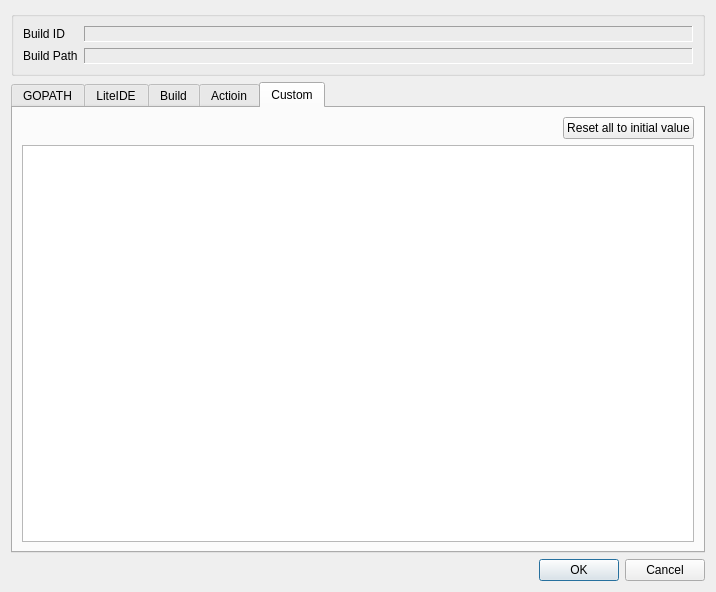
<?xml version="1.0" encoding="UTF-8"?>
<ui version="4.0">
 <class>BuildConfigDialog</class>
 <widget class="QDialog" name="BuildConfigDialog">
  <property name="geometry">
   <rect>
    <x>0</x>
    <y>0</y>
    <width>716</width>
    <height>592</height>
   </rect>
  </property>
  <property name="windowTitle">
   <string>Build Configuration</string>
  </property>
  <layout class="QVBoxLayout" name="verticalLayout_4">
   <item>
    <widget class="QGroupBox" name="groupBox">
     <property name="title">
      <string/>
     </property>
     <layout class="QGridLayout" name="gridLayout">
      <item row="1" column="1">
       <widget class="QLabel" name="buildFileLabel">
        <property name="sizePolicy">
         <sizepolicy hsizetype="Expanding" vsizetype="Preferred">
          <horstretch>0</horstretch>
          <verstretch>0</verstretch>
         </sizepolicy>
        </property>
        <property name="frameShape">
         <enum>QFrame::Panel</enum>
        </property>
        <property name="frameShadow">
         <enum>QFrame::Sunken</enum>
        </property>
        <property name="text">
         <string/>
        </property>
       </widget>
      </item>
      <item row="1" column="0">
       <widget class="QLabel" name="label_3">
        <property name="text">
         <string>Build Path</string>
        </property>
       </widget>
      </item>
      <item row="0" column="1">
       <widget class="QLabel" name="buildIdLabel">
        <property name="sizePolicy">
         <sizepolicy hsizetype="Expanding" vsizetype="Preferred">
          <horstretch>0</horstretch>
          <verstretch>0</verstretch>
         </sizepolicy>
        </property>
        <property name="frameShape">
         <enum>QFrame::Panel</enum>
        </property>
        <property name="frameShadow">
         <enum>QFrame::Sunken</enum>
        </property>
        <property name="text">
         <string/>
        </property>
       </widget>
      </item>
      <item row="0" column="0">
       <widget class="QLabel" name="label">
        <property name="text">
         <string>Build ID</string>
        </property>
       </widget>
      </item>
     </layout>
    </widget>
   </item>
   <item>
    <widget class="QTabWidget" name="tabWidget">
     <property name="currentIndex">
      <number>4</number>
     </property>
     <widget class="QWidget" name="tab_gopath">
      <attribute name="title">
       <string>GOPATH</string>
      </attribute>
      <layout class="QVBoxLayout" name="verticalLayout_6">
       <item>
        <widget class="QGroupBox" name="useCustomGopathGroupBox">
         <property name="title">
          <string>Use Custom GOPATH for Build Path</string>
         </property>
         <property name="checkable">
          <bool>true</bool>
         </property>
         <property name="checked">
          <bool>false</bool>
         </property>
         <layout class="QVBoxLayout" name="verticalLayout_5">
          <item>
           <widget class="QCheckBox" name="inheritSysGopathCheckBox">
            <property name="text">
             <string>Inherit System GOPATH</string>
            </property>
           </widget>
          </item>
          <item>
           <widget class="QPlainTextEdit" name="sysGopathEdit"/>
          </item>
          <item>
           <widget class="QCheckBox" name="inheritLiteGopathCheckBox">
            <property name="text">
             <string>Inherit LiteIDE GOPATH</string>
            </property>
           </widget>
          </item>
          <item>
           <widget class="QPlainTextEdit" name="liteGopathEdit"/>
          </item>
          <item>
           <layout class="QHBoxLayout" name="horizontalLayout">
            <item>
             <widget class="QCheckBox" name="customGopathCheckBox">
              <property name="text">
               <string>Custom GOPATH (one per line)</string>
              </property>
             </widget>
            </item>
            <item>
             <spacer name="horizontalSpacer">
              <property name="orientation">
               <enum>Qt::Horizontal</enum>
              </property>
              <property name="sizeHint" stdset="0">
               <size>
                <width>40</width>
                <height>20</height>
               </size>
              </property>
             </spacer>
            </item>
            <item>
             <widget class="QPushButton" name="customGopathBrowserButton">
              <property name="text">
               <string>Add Directory...</string>
              </property>
             </widget>
            </item>
            <item>
             <widget class="QPushButton" name="customGopathClear">
              <property name="text">
               <string>Clear</string>
              </property>
             </widget>
            </item>
           </layout>
          </item>
          <item>
           <widget class="QPlainTextEdit" name="customGopathEdit"/>
          </item>
         </layout>
        </widget>
       </item>
      </layout>
     </widget>
     <widget class="QWidget" name="tab_liteide">
      <attribute name="title">
       <string>LiteIDE</string>
      </attribute>
      <layout class="QVBoxLayout" name="verticalLayout_3">
       <item>
        <widget class="QTableView" name="liteideTableView"/>
       </item>
      </layout>
     </widget>
     <widget class="QWidget" name="tab_config">
      <attribute name="title">
       <string>Build</string>
      </attribute>
      <layout class="QVBoxLayout" name="verticalLayout_2">
       <item>
        <widget class="QTableView" name="configTableView"/>
       </item>
      </layout>
     </widget>
     <widget class="QWidget" name="tab_action">
      <attribute name="title">
       <string>Actioin</string>
      </attribute>
      <layout class="QVBoxLayout" name="verticalLayout_7">
       <item>
        <widget class="QTableView" name="actionTableView"/>
       </item>
      </layout>
     </widget>
     <widget class="QWidget" name="tab_custom">
      <attribute name="title">
       <string>Custom</string>
      </attribute>
      <layout class="QVBoxLayout" name="verticalLayout">
       <item>
        <layout class="QHBoxLayout" name="horizontalLayout_2">
         <item>
          <spacer name="horizontalSpacer_2">
           <property name="orientation">
            <enum>Qt::Horizontal</enum>
           </property>
           <property name="sizeHint" stdset="0">
            <size>
             <width>40</width>
             <height>20</height>
            </size>
           </property>
          </spacer>
         </item>
         <item>
          <widget class="QPushButton" name="customResetAllButton">
           <property name="text">
            <string>Reset all to initial value</string>
           </property>
          </widget>
         </item>
        </layout>
       </item>
       <item>
        <widget class="QTableView" name="customTableView"/>
       </item>
      </layout>
     </widget>
    </widget>
   </item>
   <item>
    <widget class="QDialogButtonBox" name="buttonBox">
     <property name="orientation">
      <enum>Qt::Horizontal</enum>
     </property>
     <property name="standardButtons">
      <set>QDialogButtonBox::Cancel|QDialogButtonBox::Ok</set>
     </property>
    </widget>
   </item>
  </layout>
 </widget>
 <resources/>
 <connections>
  <connection>
   <sender>buttonBox</sender>
   <signal>accepted()</signal>
   <receiver>BuildConfigDialog</receiver>
   <slot>accept()</slot>
   <hints>
    <hint type="sourcelabel">
     <x>248</x>
     <y>254</y>
    </hint>
    <hint type="destinationlabel">
     <x>157</x>
     <y>274</y>
    </hint>
   </hints>
  </connection>
  <connection>
   <sender>buttonBox</sender>
   <signal>rejected()</signal>
   <receiver>BuildConfigDialog</receiver>
   <slot>reject()</slot>
   <hints>
    <hint type="sourcelabel">
     <x>316</x>
     <y>260</y>
    </hint>
    <hint type="destinationlabel">
     <x>286</x>
     <y>274</y>
    </hint>
   </hints>
  </connection>
 </connections>
</ui>
